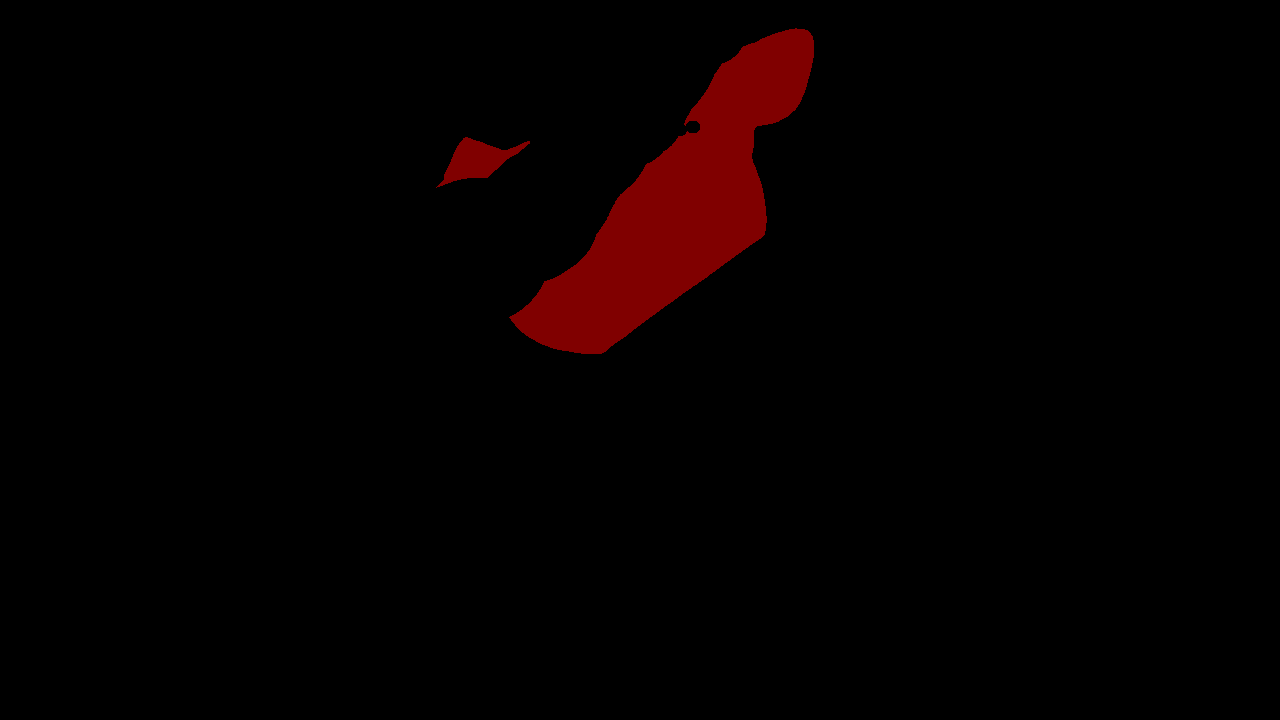
#> input picture assets/example/0334_cut_fruit_1_0000000.png, 1280 x 720 px, found by its file name
$ jupyter execute --allow-errors check_msk.ipynb
#> lines starting #> are read from the running program, lines starting #| are printed output that depends on the picture; after the words box and inside, x2 and y2 are one past the last pixel; in counts of white or black regions, pixels touching at a corner belong together
[cell 1]
import numpy as np
from PIL import Image

def load_png_as_array(filepath):
    """Load a .png image and return its pixel values as a numpy array."""
    img = Image.open(filepath)
#> img is the input picture: PIL image 1280x720 P; mean R, G, B 5.5, 0, 0
    arr = np.array(img)
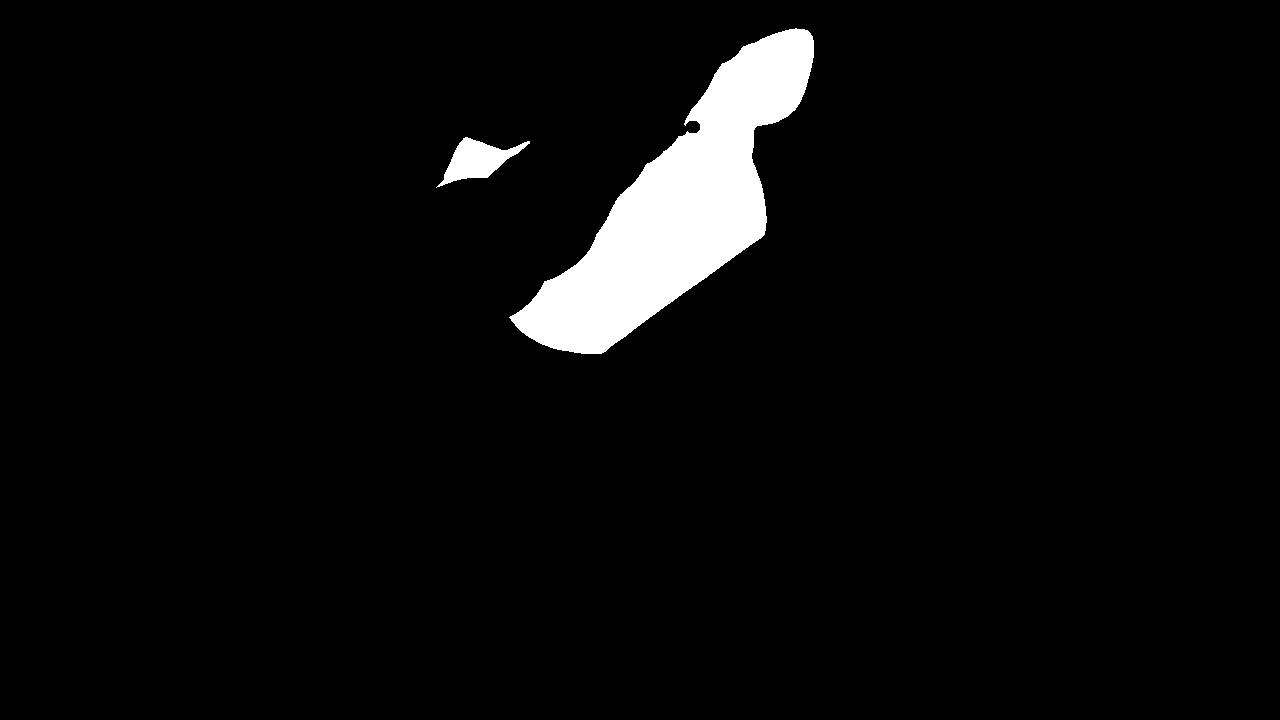
#> arr: shape (720, 1280); values 0 (black) and 1 (white), 4.3% white; 2 white regions, box (x1, y1, x2, y2) and area: (509, 28, 814, 354) 37233, (436, 137, 530, 188) 2021
    return arr

# Example usage:
# file_path = "path/to/your/image.png"
# arr = load_png_as_array(file_path)
# print(arr)

[cell 2]
file_path = "/home/mliu/goldsgym/TubeletGraph/assets/example/0334_cut_fruit_1_0000000.png"

[cell 3]
arr = load_png_as_array(file_path)

[cell 4]
val_lyst = []
for i in range(arr.shape[0]):
    for j in range(arr.shape[1]):
        val_lyst.append(arr[i, j])
#> after the loop, val_lyst = 921600 items

[cell 5]
from collections import Counter
counts = Counter(val_lyst)
#> counts = {0: 882346, 1: 39254}
print(counts)
#| Counter({0: 882346, 1: 39254})

[cell 6]
import os

def convert_mask_images_to_binary(input_dir, output_dir):
    """
    Converts all PNG mask images in input_dir (masked regions are #FF0000)
    to indexed PNG images (mode 'P') in output_dir.
    Masked region -> index 1 (color: 128,0,0), background -> index 0 (color: 0,0,0).
    Output images will be indexed PNG format compatible with load_anno().
    """
    if not os.path.exists(output_dir):
        os.makedirs(output_dir)

    for fname in os.listdir(input_dir):
        if fname.lower().endswith(".png"):
            input_path = os.path.join(input_dir, fname)
            img = Image.open(input_path).convert("RGB")
            img_np = np.array(img)
            # Mask: red is (255,0,0)
            mask = (img_np[:,:,0] == 255) & (img_np[:,:,1] == 0) & (img_np[:,:,2] == 0)
            # Create indexed array: 0 = background, 1 = mask
            indexed_img = np.zeros((img_np.shape[0], img_np.shape[1]), dtype=np.uint8)
            indexed_img[mask] = 1

            # Create palette: index 0 = black (0,0,0), index 1 = dark red (128,0,0)
            palette = [0, 0, 0,    # index 0: black
                      128, 0, 0]   # index 1: dark red
            # Pad palette to 256 colors (768 values: 256 * 3)
            palette.extend([0] * (768 - len(palette)))

            # Create indexed image with palette
            mask_img_pil = Image.fromarray(indexed_img, mode='P')
            mask_img_pil.putpalette(palette)

            output_path = os.path.join(output_dir, fname)
            mask_img_pil.save(output_path)
            print(f"Converted: {fname} -> {output_path} (mode: {mask_img_pil.mode})")

# Example usage:
# convert_mask_images_to_binary(
#     input_dir="assets/example/masks",
#     output_dir="assets/example/masks_binary"
# )

#> (a cell that did not finish here is left out)

[cell 8]
from PIL import Image
import numpy as np

img_path = "/home/mliu/goldsgym/TubeletGraph/assets/example/0334_cut_fruit_1_0000000.png"
img = Image.open(img_path).convert("RGB")
img_np = np.array(img)

# Print shape, dtype, and a few pixels
print(f"Shape: {img_np.shape}, dtype: {img_np.dtype}")
#| Shape: (720, 1280, 3), dtype: uint8

# Check if there are any red pixels (255,0,0)
red_mask = (img_np[:,:,0]==255) & (img_np[:,:,1]==0) & (img_np[:,:,2]==0)
#> red_mask: shape (720, 1280) bool; every value is 0
print(f"Red pixel count: {np.sum(red_mask)}")
#| Red pixel count: 0

# Print a few pixel values from corners and center
h, w, _ = img_np.shape
#> h = 720; w = 1280
sample_coords = [(0,0), (0,w//2), (h//2,0), (h//2,w//2), (h-1,w-1)]
print("Sampled pixel values (RGB):")
for y, x in sample_coords:
    print(f"({y},{x}): {img_np[y,x]}")
#> this loop made 5 passes
#| (0,0): [0 0 0]
#| (0,640): [0 0 0]
#| (360,0): [0 0 0]
#| (360,640): [0 0 0]
#| (719,1279): [0 0 0]

# Also, check unique RGB values in the image
unique_colors = np.unique(img_np.reshape(-1, 3), axis=0)
#> unique_colors = [[0, 0, 0], [128, 0, 0]]
print(f"Unique RGB colors in mask image: {unique_colors}")
#| Unique RGB colors in mask image: [[  0   0   0]
#|  [128   0   0]]

# If you want to visualize the red mask overlaid, you may save an overlay
# overlay = img_np.copy()
# overlay[red_mask] = [0,255,0]  # make red pixels green for visualization
# Image.fromarray(overlay).save("mask_red_overlay_vis.png")
